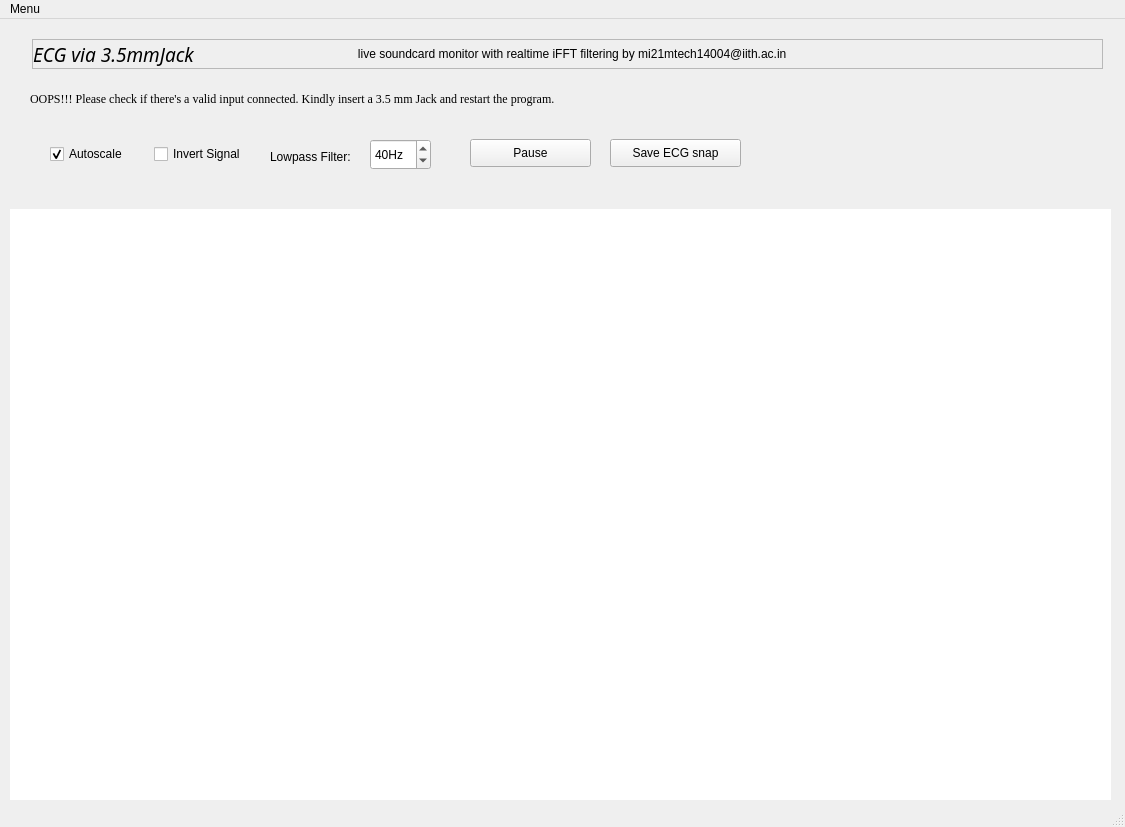
<?xml version="1.0" encoding="UTF-8"?>
<ui version="4.0">
 <class>MainWindow</class>
 <widget class="QMainWindow" name="MainWindow">
  <property name="geometry">
   <rect>
    <x>0</x>
    <y>0</y>
    <width>1125</width>
    <height>827</height>
   </rect>
  </property>
  <property name="windowTitle">
   <string>MainWindow</string>
  </property>
  <widget class="QWidget" name="centralwidget">
   <widget class="QWidget" name="horizontalLayoutWidget">
    <property name="geometry">
     <rect>
      <x>50</x>
      <y>110</y>
      <width>201</width>
      <height>51</height>
     </rect>
    </property>
    <layout class="QHBoxLayout" name="horizontalLayout">
     <item>
      <widget class="QCheckBox" name="checkBox_2">
       <property name="text">
        <string>Autoscale</string>
       </property>
       <property name="checked">
        <bool>true</bool>
       </property>
      </widget>
     </item>
     <item>
      <widget class="QCheckBox" name="checkBox">
       <property name="text">
        <string>Invert Signal</string>
       </property>
      </widget>
     </item>
    </layout>
   </widget>
   <widget class="QSpinBox" name="spinBox">
    <property name="geometry">
     <rect>
      <x>370</x>
      <y>120</y>
      <width>61</width>
      <height>31</height>
     </rect>
    </property>
    <property name="toolTip">
     <string>set to 0 to disable</string>
    </property>
    <property name="suffix">
     <string>Hz</string>
    </property>
    <property name="maximum">
     <number>9999</number>
    </property>
    <property name="value">
     <number>40</number>
    </property>
   </widget>
   <widget class="QLabel" name="label">
    <property name="geometry">
     <rect>
      <x>270</x>
      <y>130</y>
      <width>91</width>
      <height>16</height>
     </rect>
    </property>
    <property name="text">
     <string>Lowpass Filter:</string>
    </property>
   </widget>
   <widget class="PlotWidget" name="grECG">
    <property name="geometry">
     <rect>
      <x>10</x>
      <y>190</y>
      <width>1101</width>
      <height>591</height>
     </rect>
    </property>
    <property name="frameShape">
     <enum>QFrame::NoFrame</enum>
    </property>
    <property name="frameShadow">
     <enum>QFrame::Plain</enum>
    </property>
    <property name="lineWidth">
     <number>0</number>
    </property>
   </widget>
   <widget class="QFrame" name="frame_4">
    <property name="geometry">
     <rect>
      <x>32</x>
      <y>20</y>
      <width>1071</width>
      <height>30</height>
     </rect>
    </property>
    <property name="frameShape">
     <enum>QFrame::StyledPanel</enum>
    </property>
    <property name="frameShadow">
     <enum>QFrame::Raised</enum>
    </property>
    <layout class="QHBoxLayout" name="horizontalLayout_2">
     <property name="spacing">
      <number>0</number>
     </property>
     <property name="margin">
      <number>0</number>
     </property>
     <item>
      <widget class="QLabel" name="label_4">
       <property name="font">
        <font>
         <family>Harlow Solid Italic</family>
         <pointsize>14</pointsize>
         <weight>50</weight>
         <italic>true</italic>
         <bold>false</bold>
        </font>
       </property>
       <property name="text">
        <string>ECG via 3.5mmJack</string>
       </property>
      </widget>
     </item>
     <item>
      <widget class="QLabel" name="label_5">
       <property name="enabled">
        <bool>true</bool>
       </property>
       <property name="text">
        <string>   live soundcard monitor with realtime iFFT filtering by mi21mtech14004@iith.ac.in</string>
       </property>
       <property name="alignment">
        <set>Qt::AlignLeading|Qt::AlignLeft|Qt::AlignVCenter</set>
       </property>
      </widget>
     </item>
     <item>
      <widget class="QPushButton" name="btnSite">
       <property name="styleSheet">
        <string notr="true">color: rgb(0, 0, 255);</string>
       </property>
       <property name="text">
        <string/>
       </property>
       <property name="checkable">
        <bool>false</bool>
       </property>
       <property name="flat">
        <bool>true</bool>
       </property>
      </widget>
     </item>
    </layout>
   </widget>
   <widget class="QLabel" name="lblDevice">
    <property name="enabled">
     <bool>true</bool>
    </property>
    <property name="geometry">
     <rect>
      <x>30</x>
      <y>70</y>
      <width>1059</width>
      <height>20</height>
     </rect>
    </property>
    <property name="font">
     <font>
      <family>Georgia</family>
     </font>
    </property>
    <property name="text">
     <string>OOPS!!! Please check if there's a valid input connected. Kindly insert a 3.5 mm Jack and restart the program.</string>
    </property>
   </widget>
   <widget class="QPushButton" name="btnPause">
    <property name="geometry">
     <rect>
      <x>470</x>
      <y>120</y>
      <width>121</width>
      <height>28</height>
     </rect>
    </property>
    <property name="text">
     <string>Pause</string>
    </property>
    <property name="checkable">
     <bool>true</bool>
    </property>
   </widget>
   <widget class="QPushButton" name="btnSave">
    <property name="geometry">
     <rect>
      <x>610</x>
      <y>120</y>
      <width>131</width>
      <height>28</height>
     </rect>
    </property>
    <property name="text">
     <string>Save ECG snap</string>
    </property>
   </widget>
  </widget>
  <widget class="QMenuBar" name="menubar">
   <property name="geometry">
    <rect>
     <x>0</x>
     <y>0</y>
     <width>1125</width>
     <height>26</height>
    </rect>
   </property>
   <widget class="QMenu" name="menuMenu">
    <property name="title">
     <string>Menu</string>
    </property>
    <addaction name="actionExit"/>
   </widget>
   <addaction name="menuMenu"/>
  </widget>
  <widget class="QStatusBar" name="statusbar"/>
  <action name="actionExit">
   <property name="text">
    <string>Exit</string>
   </property>
  </action>
 </widget>
 <customwidgets>
  <customwidget>
   <class>PlotWidget</class>
   <extends>QGraphicsView</extends>
   <header>pyqtgraph</header>
  </customwidget>
 </customwidgets>
 <resources>
  <include location="C:/Users/VebZ/Downloads/WinPython-64bit-3.5.2.1/test1.qrc"/>
 </resources>
 <connections/>
</ui>
